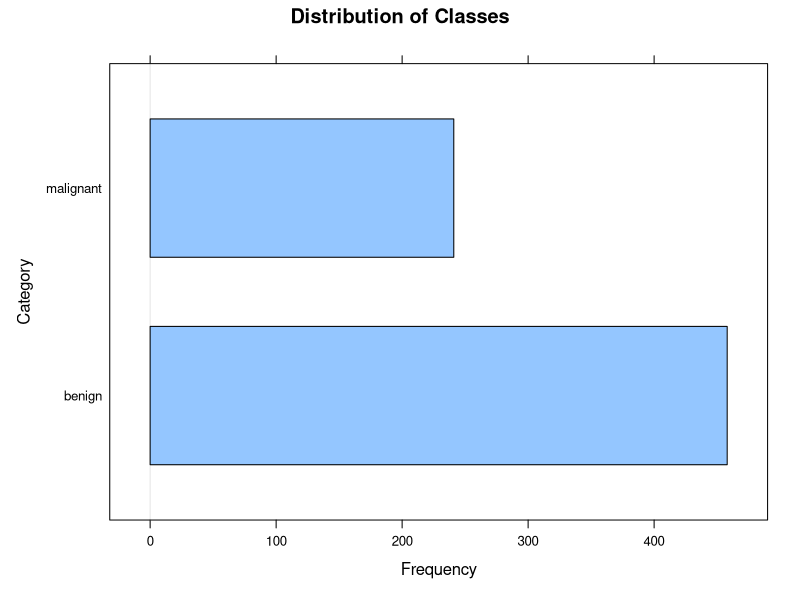
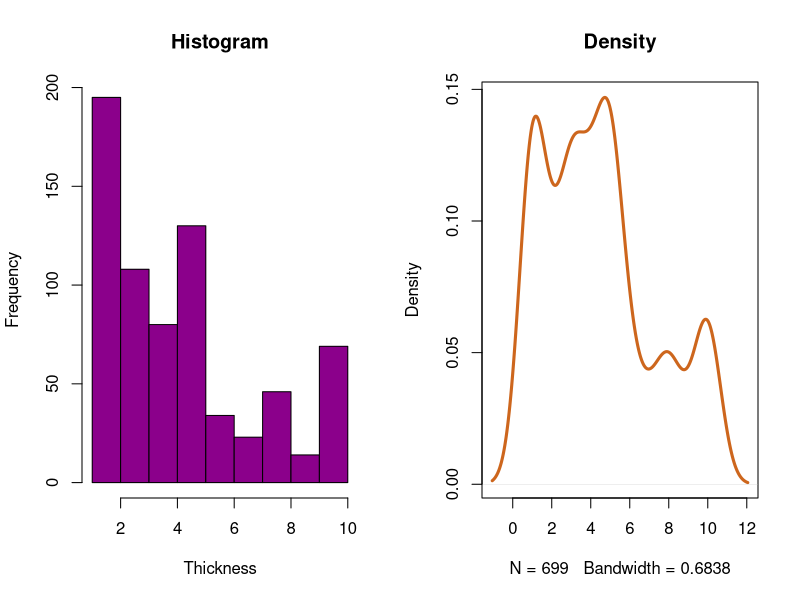
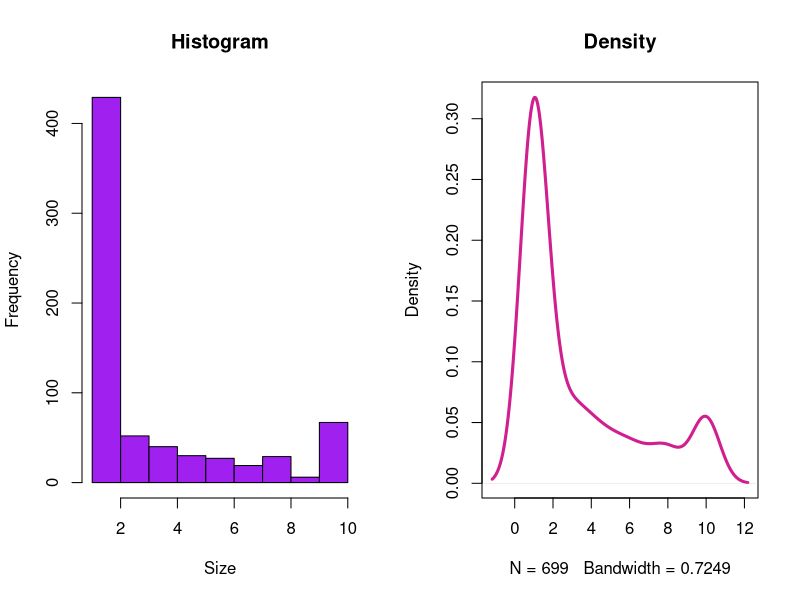
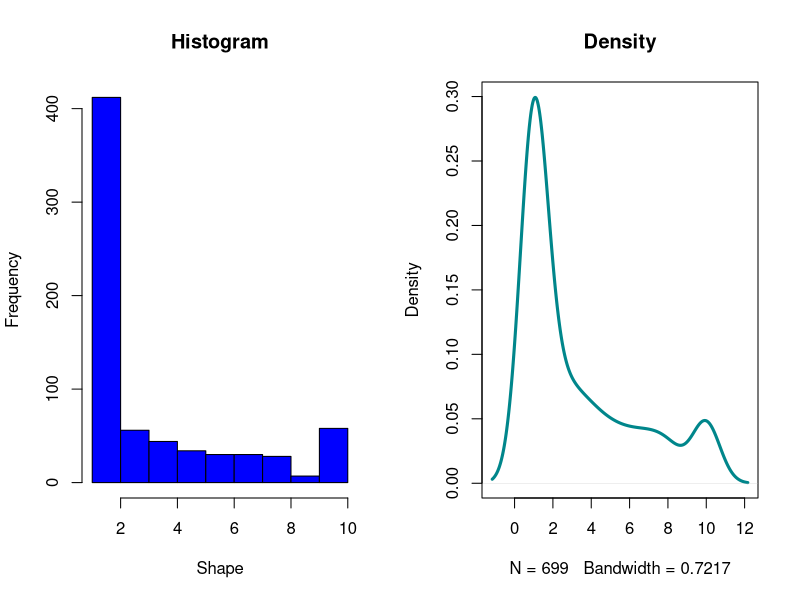
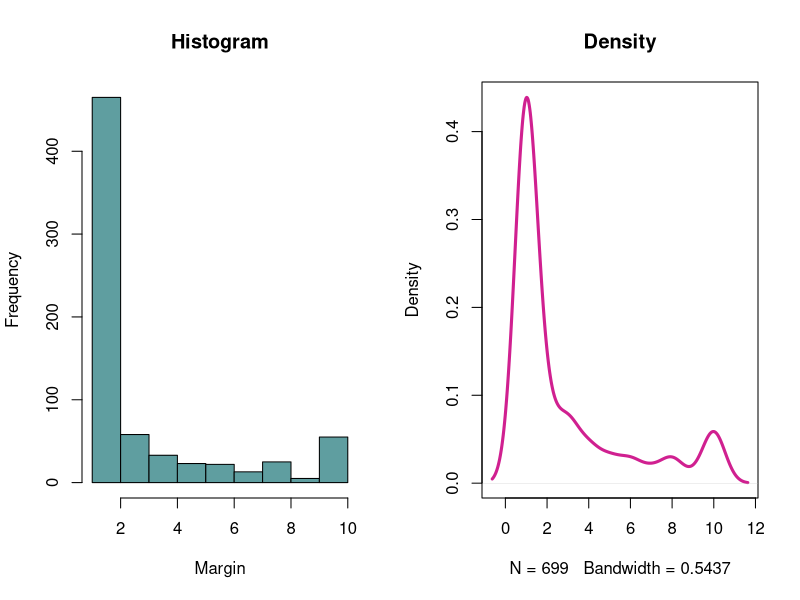
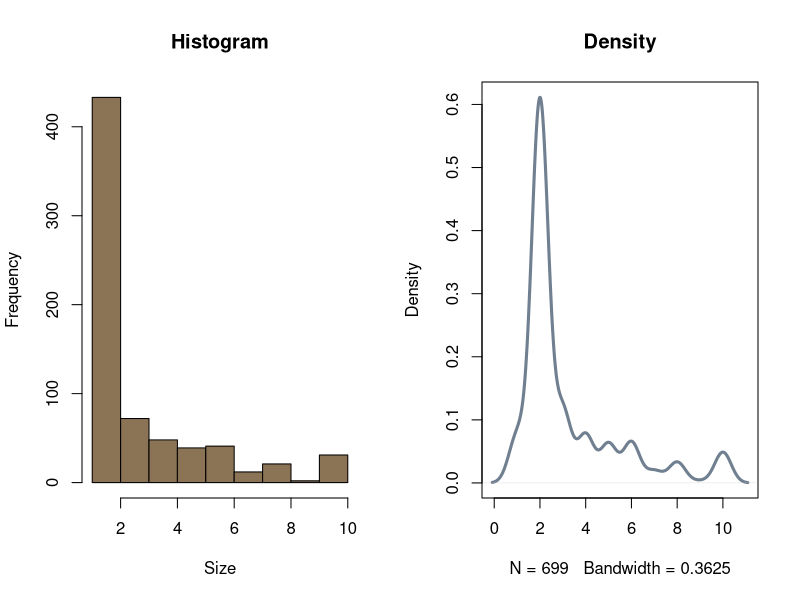
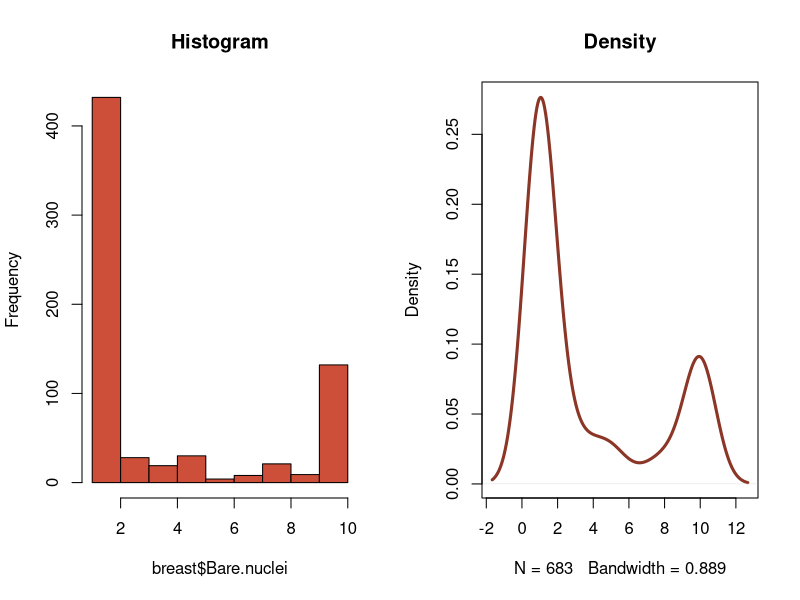
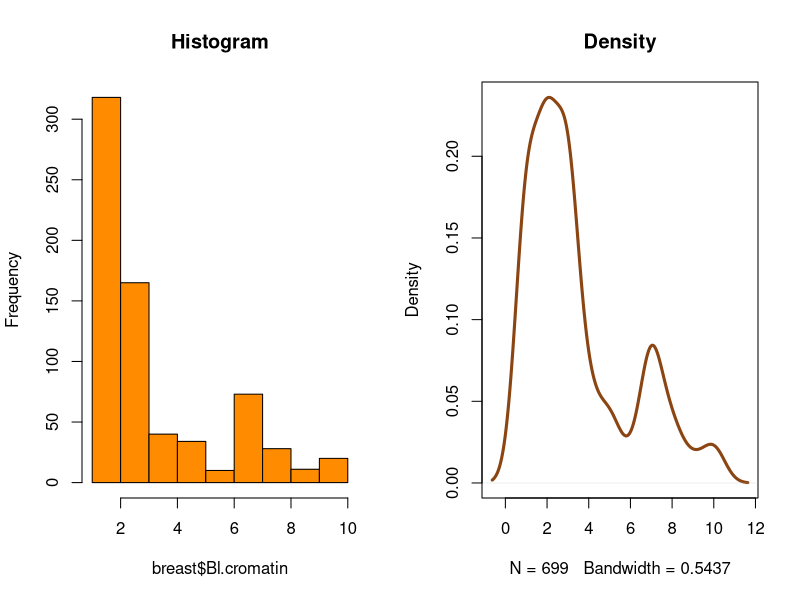

These charts were generated, in order, by the following R code:
## ---- chunk 1
knitr::opts_chunk$set(echo = TRUE)
## ---- chunk 2
library(mlbench)
library(caret)
data("BreastCancer")
## ---- chunk 3
dim(BreastCancer)
## ---- chunk 4
head(BreastCancer,20)
## ---- chunk 5
#change data type of Id from character to integer
BreastCancer$Id<- as.integer(BreastCancer$Id)
sapply(BreastCancer, class)
## ---- chunk 6
NoId_BreastCancer = subset(BreastCancer,select = -(Id))
## ---- chunk 7
#EXTRA: convert class into characters first
breast=NoId_BreastCancer
breast$Class<-as.character(breast$Class)
breast$Class<- replace(breast$Class,breast$Class=='benign', "1")
breast$Class<- replace(breast$Class,breast$Class=='malignant', "2")

#convert the data types of the remaining attributes to “numeric”
indx <- sapply(breast, is.factor)
breast[indx] <- lapply(breast[indx], function(x) as.numeric(as.character(x)))
indx1 <- sapply(breast, is.character)
breast[indx1] <- lapply(breast[indx1], function(x) as.numeric(as.character(x)))

 
#check if the data type is changed
sapply(breast,class)
## ---- chunk 8
summary(breast)
## ---- chunk 9
barchart(BreastCancer$Class, xlab="Frequency", ylab="Category", main="Distribution of Classes")
## ---- chunk 10
breast_correlation<-round(cor(breast),2)
## ---- chunk 11
par(mfrow=c(1,2))
hist(breast$Cl.thickness,
     main="Histogram",
     xlab="Thickness",
     xlim=c(1,10),
     col="darkmagenta")
plot(density(breast$Cl.thickness), 
     lwd=3,col = "chocolate3", main="Density")
## ---- chunk 12
par(mfrow=c(1,2))
hist(breast$Cell.size,
     main="Histogram",
     xlab="Size",
     xlim=c(1,10),
     col="purple")
plot(density(breast$Cell.size), 
     lwd=3,col = "violetred", main="Density")
## ---- chunk 13
par(mfrow=c(1,2))
hist(breast$Cell.shape,
     main="Histogram",
     xlab="Shape",
     xlim=c(1,10),
     col="blue")
plot(density(breast$Cell.shape), 
     lwd=3,col = "turquoise4", main="Density")
## ---- chunk 14
par(mfrow=c(1,2))
hist(breast$Marg.adhesion,
     main="Histogram",
     xlab="Margin",
     xlim=c(1,10),
     col="cadetblue")
plot(density(breast$Marg.adhesion), 
     lwd=3,col = "violetred", main="Density")
## ---- chunk 15
par(mfrow=c(1,2))
hist(breast$Epith.c.size,
     main="Histogram",
     xlab="Size",
     xlim=c(1,10),
     col="burlywood4")
plot(density(breast$Epith.c.size), 
     lwd=3,col = "slategrey", main="Density")
## ---- chunk 16
par(mfrow=c(1,2))
hist(breast$Bare.nuclei,
     main="Histogram",
     xlim=c(1,10),
     col="tomato3")
plot(density(breast$Bare.nuclei,na.rm = TRUE), 
     lwd=3,col = "tomato4", main="Density")
## ---- chunk 17
par(mfrow=c(1,2))
hist(breast$Bl.cromatin,
     main="Histogram",
     xlim=c(1,10),
     col="darkorange")
plot(density(breast$Bl.cromatin), 
     lwd=3,col = "saddlebrown", main="Density")
## ---- chunk 18
par(mfrow=c(1,2))
hist(breast$Normal.nucleoli,
     main="Histogram",
     xlim=c(1,10),
     col="forestgreen")
plot(density(breast$Normal.nucleoli), 
     lwd=3,col = "green4", main="Density")
## ---- chunk 19
par(mfrow=c(1,2))
hist(breast$Mitoses,
     main="Histogram",
     xlim=c(1,10),
     col="darkgreen")
plot(density(breast$Cell.size), 
     lwd=3,col = "navyblue", main="Density")
## ---- chunk 20
par(mfrow=c(1,2))
hist(breast$Class,
     main="Classes",
     col="lightcoral")
plot(density(breast$Class), 
     lwd=3,col = "violetred", main="Density")
